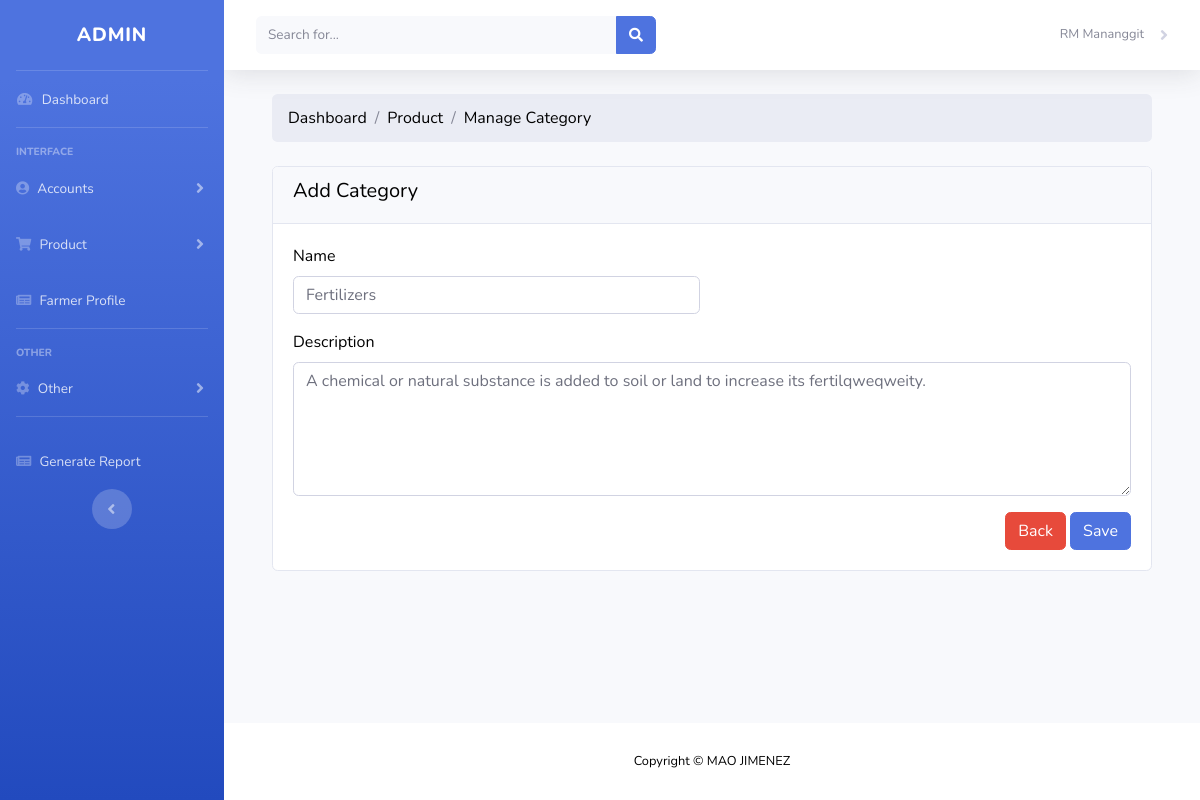
Before: /admin/product_category_edit.php?id=1 (signed in) with the older database file.
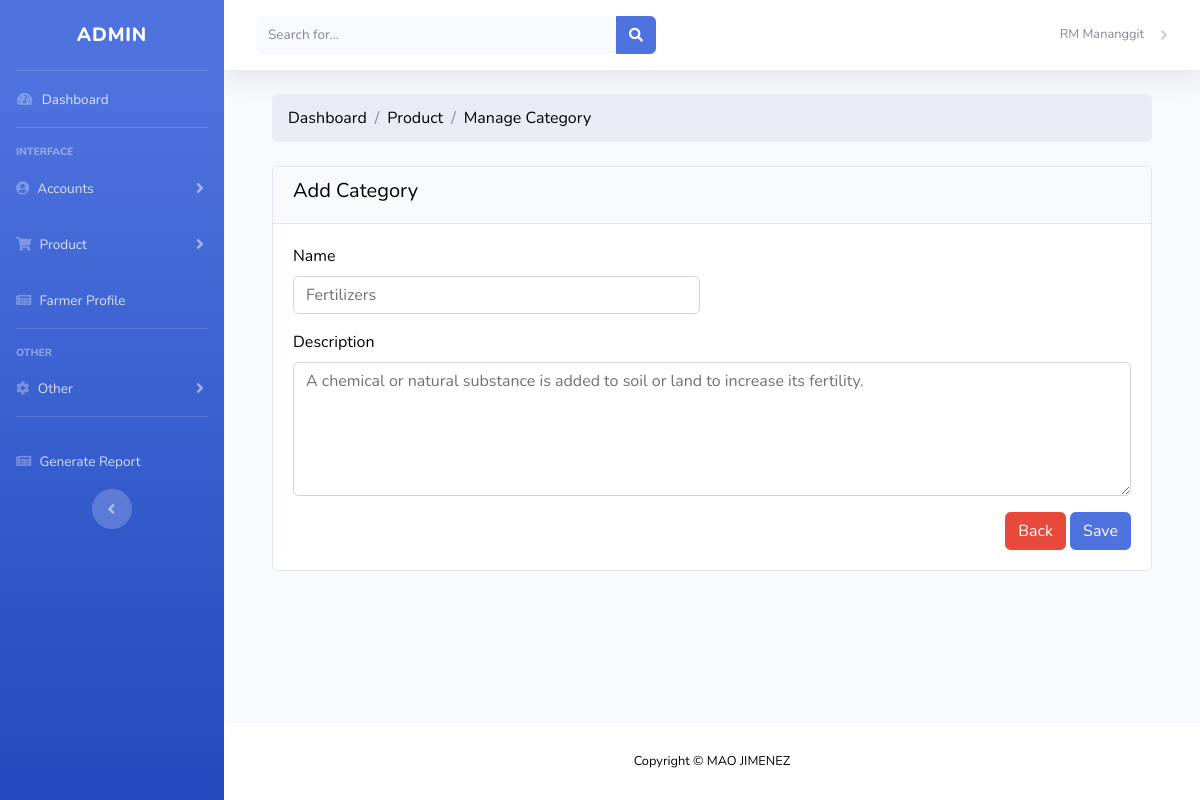
After: the same page with the newer database file.
### tables this page shows
CREATE TABLE `product_category` (
  `product_category_id` int(11) NOT NULL,
  `category_name` varchar(90) NOT NULL,
  `category_description` varchar(255) NOT NULL
);

### admin/product_category_edit.php (the view, shortened to what this page needs)
<?php include('authentication.php'); ?>
<?php include('includes/header.php');?>
<div class="container-fluid px-4">
        <ol class="breadcrumb mb-4">
            <li class="breadcrumb-item">Dashboard</li>
            <li class="breadcrumb-item">Product</li>
            <li class="breadcrumb-item">Manage Category</li>
        </ol>
        <div class="row">
            <div class="col-md-12">
                <div class="card">
                    <div class="card-header">
                    <h5>Add Category</h5>
                    </div>
                    <div class="card-body">
                    <?php
                        if(isset($_GET['id']))
                        {
                            $id = $_GET['id'];
                            $users = "SELECT * FROM product_category WHERE product_category_id='$id' ";
                            $users_run = mysqli_query($con, $users);
                            if(mysqli_num_rows($users_run) > 0)
                            {
                                foreach($users_run as $user)
                                {
                             ?>
                    <form action="code.php" method="POST">
                    <div class="row">
                                <div class="col-md-6 mb-3">
                                    <label for="">Name</label>
                                    <input required placeholder="Enter Category Name" name="editcategory_name" value="<?= $user['category_name']; ?>" class="form-control">
                                </div>
                                <div class="col-md-12 mb-3">
                                <label for="Description">Description</label>
                                <textarea placeholder="Enter Description" name="editdescription" required  value="<?= $user['category_description']; ?>" class="form-control" rows="5"><?= $user['category_description']; ?></textarea>
                                </div>
                                </div>
                                <div class="text-right">
                                <a href="product_category.php" class="btn btn-danger">Back</a>
                                <button type="subamit" name="edit_category" class="btn btn-primary">Save</button>
                                </div>
                            </form>
                            <?php
                                }
                            }
                            else
                            {
                                ?>
                                <h4>No Record Found!</h4>
                                <?php
                            }
                        }
                        ?>
                    </div>
                </div>
            </div>
        </div>
    </div>
<?php include('includes/footer.php');?>

Changed rows visible on the page:
changed product_category "Fertilizers": editdescription "A chemical or natural substance is added to soil or land to increase its fertilqweqweity." → "A chemical or natural substance is added to soil or land to increase its fertility."
